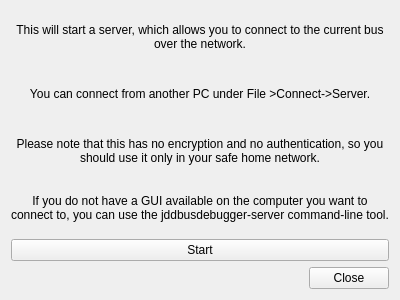
<?xml version="1.0" encoding="UTF-8"?>
<ui version="4.0">
 <class>ServerWindow</class>
 <widget class="QWidget" name="ServerWindow">
  <property name="geometry">
   <rect>
    <x>0</x>
    <y>0</y>
    <width>400</width>
    <height>300</height>
   </rect>
  </property>
  <property name="windowTitle">
   <string>Server</string>
  </property>
  <layout class="QVBoxLayout" name="verticalLayout">
   <item>
    <widget class="QLabel" name="label">
     <property name="text">
      <string>This will start a server, which allows you to connect to the current bus over the network.</string>
     </property>
     <property name="alignment">
      <set>Qt::AlignCenter</set>
     </property>
     <property name="wordWrap">
      <bool>true</bool>
     </property>
    </widget>
   </item>
   <item>
    <widget class="QLabel" name="label_2">
     <property name="text">
      <string>You can connect from another PC under File &gt;Connect-&gt;Server.</string>
     </property>
     <property name="alignment">
      <set>Qt::AlignCenter</set>
     </property>
     <property name="wordWrap">
      <bool>true</bool>
     </property>
    </widget>
   </item>
   <item>
    <widget class="QLabel" name="label_3">
     <property name="text">
      <string>Please note that this has no encryption and no authentication, so you should use it only in your safe home network.</string>
     </property>
     <property name="alignment">
      <set>Qt::AlignCenter</set>
     </property>
     <property name="wordWrap">
      <bool>true</bool>
     </property>
    </widget>
   </item>
   <item>
    <widget class="QLabel" name="label_4">
     <property name="text">
      <string>If you do not have a GUI available on the computer you want to connect to, you can use the jddbusdebugger-server command-line tool.</string>
     </property>
     <property name="alignment">
      <set>Qt::AlignCenter</set>
     </property>
     <property name="wordWrap">
      <bool>true</bool>
     </property>
    </widget>
   </item>
   <item>
    <layout class="QHBoxLayout" name="horizontalLayout_2">
     <item>
      <widget class="QPushButton" name="start_stop_button">
       <property name="text">
        <string>Start</string>
       </property>
      </widget>
     </item>
    </layout>
   </item>
   <item>
    <layout class="QHBoxLayout" name="horizontalLayout">
     <item>
      <spacer name="horizontalSpacer">
       <property name="orientation">
        <enum>Qt::Horizontal</enum>
       </property>
       <property name="sizeHint" stdset="0">
        <size>
         <width>40</width>
         <height>20</height>
        </size>
       </property>
      </spacer>
     </item>
     <item>
      <widget class="QPushButton" name="close_button">
       <property name="text">
        <string>Close</string>
       </property>
      </widget>
     </item>
    </layout>
   </item>
  </layout>
 </widget>
 <resources/>
 <connections/>
</ui>
